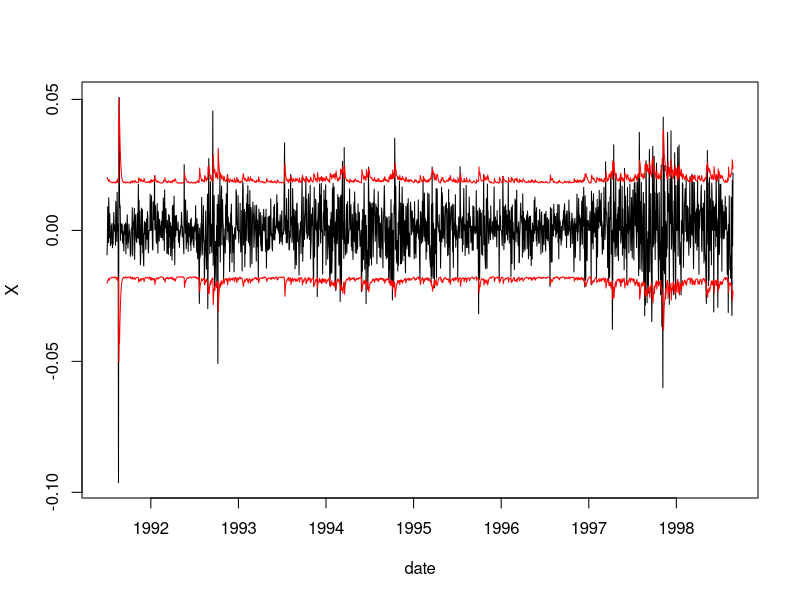

This chart was generated by the following R code:
#The ARMA(1,1)-GARCH(1,1) specification. 
#Inputs are the stock returns, and the parameters, c(mu,a,b,omega,alpha,beta)
ARMA11GARCH11.R<-function(X,params){
  mu<-params[1]
  aa<-params[2]
  bb<-params[3]
  omega<-params[4]
  alpha<-params[5]
  beta<-params[6]
  
  Xhat<-numeric(length(X)+1)
  Sigma2hat<-numeric(length(X)+1)
  error<-numeric(length(X))
  Xhat[1]<-0
  Sigma2hat[1]<-var(X)#freebie
  error[1]<-X[1]-Xhat[1]
  
  for(tt in 1:length(X)){
    Xhat[tt+1]<-mu+aa*error[tt]+bb*X[tt]
    Sigma2hat[tt+1]<-omega+alpha*(error[tt])^2+beta*Sigma2hat[tt]
    if(tt!=length(X))
      error[tt+1]<-Xhat[tt+1]-X[tt+1]
  }
  return(list(Xhat=Xhat,Sigma2hat=Sigma2hat,error=error))
}

#The negative of the log-likelihood. Minimizing this function means better 
#fitting parameters.
#Inputs are the stock returns, and the parameters, c(mu,a,b,omega,alpha,beta)
log.likelihood<-function(X,params){
  X<-as.numeric(X)
  AG<-ARMA11GARCH11.R(X,params)
  ll<-sum(AG$error^2/head(AG$Sigma2hat,-1)+log(head(AG$Sigma2hat,-1)))
  return(ll)
}

##Computes the gradient of the log-likelihood.
#Inputs are the stock returns, and the parameters, c(mu,a,b,omega,alpha,beta)
ll.gr.R<-function(X,params){
  X<-as.numeric(X)
  mu<-params[1]
  aa<-params[2]
  bb<-params[3]
  omega<-params[4]
  alpha<-params[5]
  beta<-params[6]
  
  Xhat<-numeric(length(X)+1)
  Sigma2hat<-numeric(length(X)+1)
  error<-numeric(length(X))
  
  Xhat[1]<-0
  Sigma2hat[1]<-var(X)#freebie
  error[1]<-X[1]-Xhat[1]
  
  derror<-matrix(data=0,nrow=length(error),ncol=6)
  dSigma2hat<-matrix(data=0,nrow=length(error),ncol=6)
  
  gr<-(Sigma2hat[1]*2*error[1]*derror[1,]-
         error[1]^2*dSigma2hat[1,])/
    Sigma2hat[1]^2+(1/Sigma2hat[1])*dSigma2hat[1,]
  
  for(tt in 1:length(X)){
    Xhat[tt+1]<-mu+aa*error[tt]+bb*X[tt]
    Sigma2hat[tt+1]<-omega+alpha*(error[tt])^2+beta*Sigma2hat[tt]
    if(tt!=length(X)){
      derror[tt+1,]<-c(1,error[tt],X[tt],0,0,0)+c(aa*derror[tt,1:3],0,0,0)
      dSigma2hat[tt+1,]<-c(alpha*2*error[tt]*derror[tt,1:3],
                           1,error[tt]^2,Sigma2hat[tt])+beta*dSigma2hat[tt,]
      error[tt+1]<-Xhat[tt+1]-X[tt+1]
      
      gr<-gr+(Sigma2hat[tt+1]*2*error[tt+1]*derror[tt+1,]-
                error[tt+1]^2*dSigma2hat[tt+1,])/
        Sigma2hat[tt+1]^2+(1/Sigma2hat[tt+1])*dSigma2hat[tt+1,]
    }
  }
  
  # gr<-apply((head(Sigma2hat,-1)*2*error*derror-error^2*dSigma2hat)/
  #             (head(Sigma2hat,-1))^2+1/(head(Sigma2hat,-1))*dSigma2hat,2,sum)

  return(gr)
}

#Example:
#loading return data#############
X<-diff(log(EuStockMarkets[,1]))

#Optimizing numerically#############
init.par<-c(0,0,0,0.0001,0.05,0.90)
names(init.par)<-c("mu","a","b","omega","alpha","beta")
# opt<-optim(init.par,log.likelihood,X=X)
# opt.par<-opt$par
# print(opt)
# AG<-ARMA11GARCH11(X,opt.par)
# plot(time(X),as.numeric(X),type="l",ylab="X",xlab="date")
# points(time(X),head(AG$Xhat,-1)+1.96*sqrt(head(AG$Sigma2hat,-1)),type="l",col="red")
# points(time(X),head(AG$Xhat,-1)-1.96*sqrt(head(AG$Sigma2hat,-1)),type="l",col="red")

#Optimizing by gradient descent###########
opt.gd.R<-function(X, n.its,init.par){
  pars<-matrix(0,ncol=6,nrow=n.its+1)
  colnames(pars)<-c("mu","a","b","omega","alpha","beta")
  lls<-numeric(n.its+1)
  pars[1,]<-init.par
  #lls[1]<-log.likelihood(X,pars[1,])
  for(ii in 2:(n.its+1)){
    gr<-ll.gr.R(X,pars[ii-1,])
    gr<-pmax(-10^(5),pmin(gr,10^(5)))#clipping
    eta=c(rep(10^(-10),3),10^(-11),rep(10^(-6),2))
    pars[ii,]<-pars[ii-1,]-eta*gr
    pars[ii,4:6]<-pmax(pars[ii,4:6],0.000000001)
    #lls[ii]<-log.likelihood(X,pars[ii,])
  }
  return(list(pars=pars,lls=lls))
}

opt2<-opt.gd.R(X, 100,init.par)
pars<-opt2$pars
lls<-opt2$lls

print(tail(pars,1))
#plot(lls,type="l")
AG<-ARMA11GARCH11.R(X,tail(pars,1))
plot(time(X),as.numeric(X),type="l",ylab="X",xlab="date")
points(time(X),head(AG$Xhat,-1)+1.96*sqrt(head(AG$Sigma2hat,-1)),type="l",col="red")
points(time(X),head(AG$Xhat,-1)-1.96*sqrt(head(AG$Sigma2hat,-1)),type="l",col="red")

